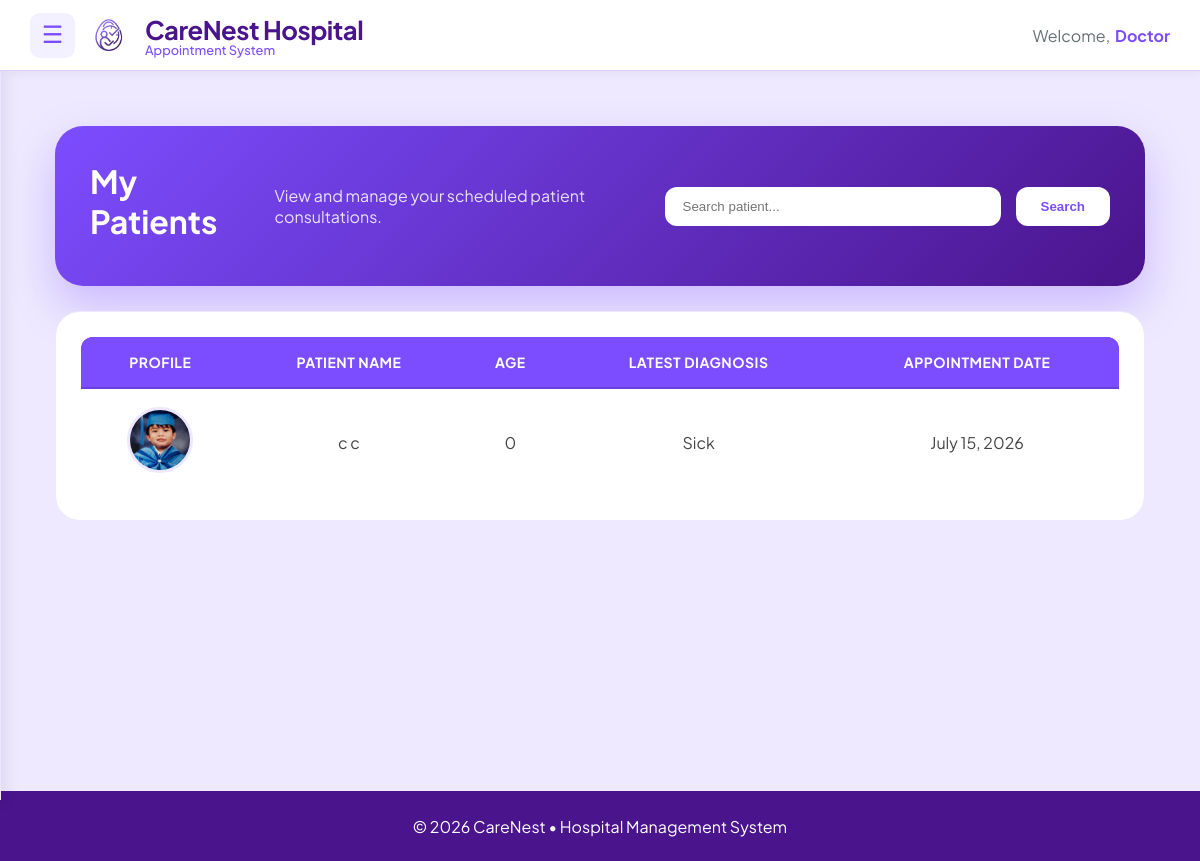
The app's page /doctor/patients/ (signed in) with its own data.
### main/models.py (models this page shows, shortened)
class Patient(models.Model):
    SEX_CHOICES = [
        ('Male', 'Male'),
        ('Female', 'Female'),
        ('Other', 'Other'),
    ]
    BLOOD_TYPE_CHOICES = [
        ('A+', 'A+'),
        ('A-', 'A-'),
        ('B+', 'B+'),
        ('B-', 'B-'),
        ('AB+', 'AB+'),
        ('AB-', 'AB-'),
        ('O+', 'O+'),
        ('O-', 'O-'),
        ('Unknown', 'Unknown'),
    ]
    user = models.OneToOneField(
        User,
        on_delete=models.CASCADE,
        related_name='patient_profile'
    )
    first_name = models.CharField(max_length=50, default="Unknown")
    middle_name = models.CharField(max_length=50, blank=True, null=True)
    last_name = models.CharField(max_length=50, default="Unknown")
    date_of_birth = models.DateField()
    sex = models.CharField(
        max_length=10,
        choices=SEX_CHOICES,
        default='Male'
    )
    blood_type = models.CharField(
        max_length=10,
        choices=BLOOD_TYPE_CHOICES,
        default='Unknown'
    )
    height = models.DecimalField(
        max_digits=5,
        decimal_places=2,
        blank=True,
        null=True,
        help_text="Height in centimeters"
    )
    weight = models.DecimalField(
        max_digits=5,
        decimal_places=2,
        blank=True,
        null=True,
        help_text="Weight in kilograms"
    )
    address = models.TextField()
    contact_number = models.CharField(max_length=15)
    profile_picture = models.ImageField(
        upload_to=user_directory_path,
        default='default.jpg',
        blank=True,
        null=True
    )
    @property
    def age(self):
        if not self.date_of_birth:
            return "N/A"
        today = date.today()
        return today.year - self.date_of_birth.year - (
            (today.month, today.day) <
            (self.date_of_birth.month, self.date_of_birth.day)
        )

class MedicalRecord(models.Model):
    appointment = models.OneToOneField(
        Appointment,
        on_delete=models.CASCADE,
        related_name="medical_record",
        null=True,
        blank=True
    )
    patient = models.ForeignKey(
        Patient,
        on_delete=models.CASCADE,
        related_name="medical_records"
    )
    doctor = models.ForeignKey(
        Doctor,
        on_delete=models.SET_NULL,
        null=True,
        related_name="created_records"
    )
    diagnosis = models.TextField()
    prescription = models.TextField()
    notes = models.TextField(
        blank=True,
        null=True,
        help_text="Additional notes or doctor's remarks"
    )
    visit_date = models.DateField(auto_now_add=True)

class Appointment(models.Model):
    STATUS_CHOICES = [
        ('Waiting', 'Waiting'),
        ('Pending', 'Pending'),
        ('Confirmed', 'Confirmed'),
        ('Completed', 'Completed'),
        ('Cancelled', 'Cancelled'),
    ]
    TIME_PERIOD_CHOICES = [
        ('AM', 'AM'),
        ('PM', 'PM'),
    ]
    patient = models.ForeignKey(
        Patient,
        on_delete=models.CASCADE,
        related_name='appointments'
    )
    doctor = models.ForeignKey(
        Doctor,
        on_delete=models.CASCADE,
        related_name='appointments'
    )
    date = models.DateField()
    time_period = models.CharField(
        max_length=2,
        choices=TIME_PERIOD_CHOICES,
        default='AM'
    )
    reason = models.TextField()
    status = models.CharField(
        max_length=15,
        choices=STATUS_CHOICES,
        default='Pending'
    )
    created_at = models.DateTimeField(auto_now_add=True)

### main/views.py (the view)
# urls.py: path("doctor/patients/",views.doctor_patient_list,name="doctor_patient_list"),
@login_required
def doctor_patient_list(request):
    doctor = request.user.doctor_profile
    patients = (
        Patient.objects
        .filter(
            appointments__doctor=doctor,
            appointments__status__in=["Confirmed", "Completed"]
        )
        .distinct()
        .prefetch_related("medical_records")
        .order_by("user__last_name", "user__first_name")
    )
    search = request.GET.get("search")
    if search:
        patients = patients.filter(
            Q(user__first_name__icontains=search) |
            Q(user__last_name__icontains=search)
        ).distinct()
    patient_data = []
    for patient in patients:
        latest_record = (
            MedicalRecord.objects
            .filter(
                patient=patient,
                doctor=doctor
            )
            .order_by("-visit_date")
            .first()
        )
        latest_appointment = (
            Appointment.objects
            .filter(
                patient=patient,
                doctor=doctor,
                status__in=["Confirmed", "Completed"]
            )
            .order_by("-date", "-time_period")
            .first()
        )
        patient_data.append({
            "patient": patient,
            "diagnosis": latest_record.diagnosis if latest_record else "-",
            "appointment_date": latest_appointment.date if latest_appointment else "-",
        })
    context = {
        "patients": patient_data,
        "total_patients": len(patient_data),
    }
    return render(
        request,
        "doctors/medical_record/doctor_patient_list.html",
        context,
    )

### main/templates/doctors/medical_record/doctor_patient_list.html (shortened to what this page needs)
{% extends "includes/dashboard_base.html" %}
{% load static %}
{% block content %}
{% block extra_css %}
<link rel="stylesheet" href="{% static 'css/doctor_patient_list.css' %}">
{% endblock %}
<div class="patients-page">
    <div class="header-card">
        <h2>My Patients<p>
</h2>
<p>
View and manage your scheduled patient consultations.
</p>
        <form method="GET" class="search-form">
            <input
                type="text"
                name="search"
                placeholder="Search patient..."
                value="{{ request.GET.search }}"
            >
            <button type="submit">
                Search
            </button>
        </form>
    </div>
   <div class="table-card">
    <table class="patients-table">
        <thead>
            <tr>
                <th>Profile</th>
                <th>Patient Name</th>
                <th>Age</th>
                <th>Latest Diagnosis</th>
                <th>Appointment Date</th>
            </tr>
        </thead>
        <tbody>
        {% for item in patients %}
            <tr>
                <td>
                    <img
                        src="{{ item.patient.profile_picture.url }}"
                        class="profile-pic"
                        alt="{{ item.patient.user.get_full_name }}"
                    >
                </td>
                <td>
                    {{ item.patient.user.get_full_name }}
                </td>
                <td>
                    {{ item.patient.age }}
                </td>
                <td>
                    {{ item.diagnosis }}
                </td>
                <td>
                    {{ item.appointment_date }}
                </td>
            </tr>
        {% empty %}
            <tr>
                <td colspan="5" class="empty">
                    No patients found.
                </td>
            </tr>
        {% endfor %}
        </tbody>
    </table>
</div>
</div>
{% endblock %}

### main/templates/includes/dashboard_base.html (shortened to what this page needs)
{% load static %}
<!DOCTYPE html>
<html lang="en">
<head>
    <link rel="stylesheet" href="{% static 'css/dashboard_base.css' %}">
</head>
<body>
    <header class="dashboard-header">
        <div class="header-left">
            <button class="menu-btn" id="menu-toggle">
                ☰
            </button>
            <div class="brand">
                <img src="{% static 'images/CarenestLOGO.png' %}" alt="CareNest Logo" class="logo">
                <div class="brand-text">
                    <span class="hospital-name">CareNest Hospital</span>
                    <span class="tagline">Appointment System</span>
                </div>
            </div>
        </div>
        <div class="header-right">
            <span class="welcome-text">Welcome,</span>
            <span class="user-name">
                {{ request.user.first_name }}
            </span>
        </div>
    </header>
    <main class="dashboard-content" id="dashboard-content">
    {% block content %}
    {% endblock %}
</main>
    <footer class="dashboard-footer">
        <p>
            © 2026 CareNest • Hospital Management System
        </p>
    </footer>
</body>
</html>

### main/static/css/dashboard_base.css (style rules this page uses)
:root { --header-height:70px; --footer-height:70px; --sidebar-width:260px; --primary-purple:#7c4dff; --soft-purple:#f3f0ff; --deep-purple:#4a148c; --text-main:#2d3436; --text-muted:#636e72; --white:#ffffff; }
body { margin:0; font-family:'Plus Jakarta Sans',sans-serif; background:#fafaff; color:var(--text-main); min-height:100vh; display:flex; flex-direction:column; }
.dashboard-header { position:sticky; top:0; z-index:1000; height:70px; display:flex; justify-content:space-between; align-items:center; padding:0 30px; background:var(--white); border-bottom:1px solid #ddd0ff; box-shadow:0 2px 10px rgba(0,0,0,.05); }
.header-left { display:flex; align-items:center; gap:18px; }
.menu-btn { width:45px; height:45px; border:none; border-radius:10px; background:var(--soft-purple); color:var(--primary-purple); font-size:24px; cursor:pointer; transition:.3s; }
.brand { display:flex; align-items:center; gap:12px; }
.logo { width:32px; height:32px; object-fit:contain; margin-right:8px; }
.brand-text { display:flex; flex-direction:column; }
.hospital-name { font-size: 1.6rem; font-weight: 700; color: var(--deep-purple); letter-spacing: -0.5px; }
.tagline { font-size: 0.8rem; color: var(--primary-purple); font-weight: 500; margin-top: -4px; }
.header-right { display:flex; align-items:center; gap:5px; font-size:16px; }
.welcome-text { color:var(--text-muted); }
.user-name { font-weight:700; color:var(--primary-purple); }
.dashboard-content { flex:1; padding:30px; transition:margin-left .3s ease; background:#eee9ff; min-height:calc(100vh - var(--header-height) - var(--footer-height)); }
.dashboard-footer { height:70px; background:var(--deep-purple); color:white; display:flex; justify-content:center; align-items:center; flex-shrink:0; }

### main/static/css/doctor_patient_list.css (style rules this page uses)
.patients-page { max-width:1200px; margin:auto; padding:25px; }
.header-card { background: linear-gradient( 135deg, #7c4dff, #4a148c ); border-radius:28px; padding:35px; margin-bottom:25px; border:none; color:white; box-shadow: 0 20px 45px rgba(124,77,255,.30); display:flex; justify-content:space-between; align-items:center; gap:30px; }
.header-card h2 { color:white; font-size:32px; margin:0 0 10px; }
.header-card p { color:rgba(255,255,255,.85); margin:0; }
.search-form { display:flex; align-items:center; gap:15px; margin-left:auto; }
.search-form input { width:300px; padding:12px 18px; border-radius:12px; border:none; outline:none; background:white; }
.search-form button { background:white; color:#7c4dff; border:none; border-radius:12px; padding:12px 25px; cursor:pointer; font-weight:700; transition:.25s; }
.table-card { background:white; padding:25px; border-radius:25px; border:1px solid #ece8ff; overflow-x:auto; }
.patients-table { width:100%; border-collapse:collapse; }
.patients-table thead { background:#7b4dff; }
.patients-table th { padding:16px 18px; text-align:center; background:#7b4dff; color:#ffffff; font-size:14px; font-weight:700; text-transform:uppercase; letter-spacing:.5px; border-bottom:2px solid #6940dd; }
.patients-table th:first-child { border-top-left-radius:12px; }
.patients-table th:last-child { border-top-right-radius:12px; }
.patients-table td { padding:18px; border-top:1px solid #eee; border-bottom:1px solid #f1edff; color:#444; text-align:center; vertical-align:middle; }
.patients-table tbody tr { transition:.25s; }
.patients-table tbody tr:last-child td { border-bottom:none; }
.profile-pic { width:60px; height:60px; border-radius:50%; object-fit:cover; border:3px solid #ede7ff; }

### records on screen
Patient: patient.profile_picture (picture), patient.user.get_full_name "c c", patient.age "0", diagnosis "Sick", appointment_date "July 15, 2026"

### other values on screen
{{ request.user.first_name }} "Doctor"
